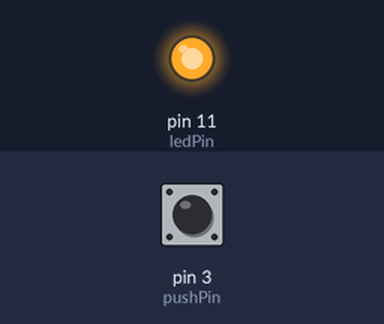
The sketch below on a simulated Arduino Uno, built with avr-gcc and run on an emulated ATmega328P. Shown: output pins drawn as LEDs (lit = HIGH). Inputs (shaded band) come from the test bench; at power-on: pin 3 (pushPin) LOW.

Above: at 0.1 s.
Timing chart, 0 to 1.6 s (numbered marks = the images above):
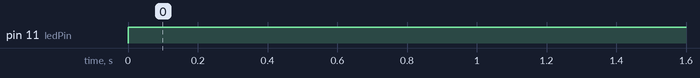

The sketch:

pushbutton4pin.ino
```cpp
/*push button with 4 pin.when button is pressed
then it gives low voltage */

int pushPin = 3;
int ledPin = 11;
int status;

void setup(){

	pinMode(pushPin,INPUT);
	pinMode(ledPin,OUTPUT);
}

void loop(){

	status = digitalRead(pushPin);

	if (status == HIGH){
		digitalWrite(ledPin,HIGH);
		delay(1000);
	}

	else{
		digitalWrite(ledPin,HIGH);
		delay(1000);
	}
}
```

Measured:
- by itself, pin 11 (ledPin): LOW → HIGH at 0.00 s
